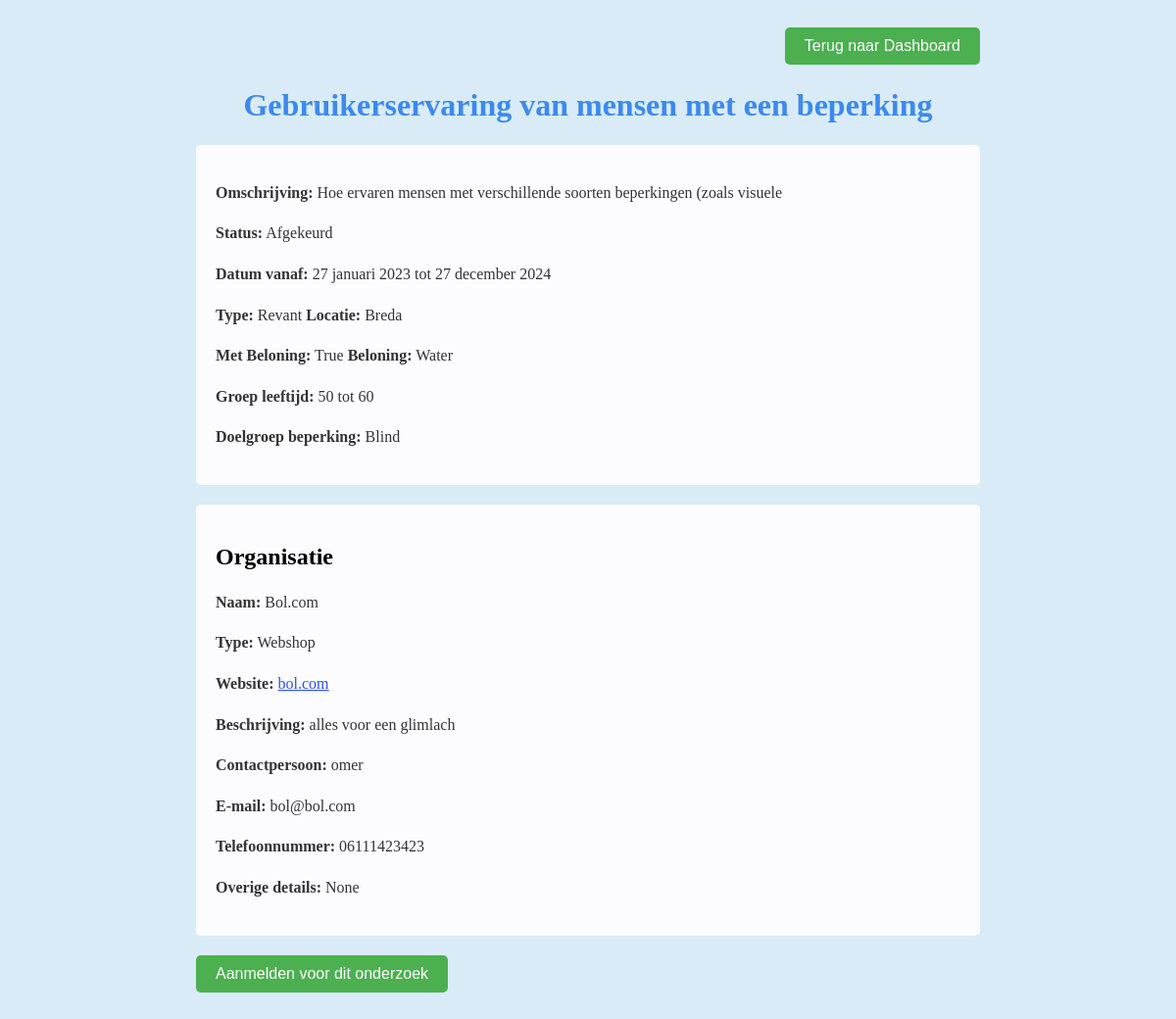
/ervaringsdeskundige/onderzoek/1/ (signed in), run on the app's committed database.
### core/models.py (models this page shows, shortened)
class Onderzoek(models.Model):
    onderzoek_id = models.AutoField(primary_key=True)
    titel = models.CharField(max_length=255)
    omschrijving = models.TextField(blank=True, null=True)
    status = models.CharField(max_length=50, blank=True, null=True)
    beschikbaar = models.BooleanField(default=True)
    datum_vanaf = models.DateField(blank=True, null=True)
    datum_tot = models.DateField(blank=True, null=True)
    type_onderzoek = models.CharField(max_length=50, blank=True, null=True)
    locatie = models.CharField(max_length=255, blank=True, null=True)
    met_beloning = models.BooleanField(default=False)
    beloning = models.CharField(max_length=255, blank=True, null=True)
    doelgroep_leeftijd_van = models.IntegerField(blank=True, null=True)
    doelgroep_leeftijd_tot = models.IntegerField(blank=True, null=True)
    doelgroep_beperking = models.CharField(max_length=255, blank=True, null=True)
    organisatie = models.ForeignKey(Organisaties, on_delete=models.CASCADE)
    class Meta:
        db_table = 'Onderzoek'

class Organisaties(models.Model):
    organisatie_id = models.AutoField(primary_key=True)
    naam = models.CharField(max_length=255)
    type = models.CharField(max_length=255, blank=True, null=True)
    website = models.URLField(blank=True, null=True)
    beschrijving = models.TextField(blank=True, null=True)
    contactpersoon = models.CharField(max_length=255, blank=True, null=True)
    email = models.EmailField(blank=True, null=True)
    telefoonnummer = models.CharField(max_length=20, blank=True, null=True)
    overige_details = models.TextField(blank=True, null=True)
    api_key = models.CharField(max_length=255, blank=True, null=True)
    class Meta:
        db_table = 'organisaties'

### ervaringsdeskundige/views.py (the view)
# urls.py: path('onderzoek/<int:onderzoek_id>/', views.onderzoek_details, name='onderzoek_details'),
@login_required()
def onderzoek_details(request, onderzoek_id):
    onderzoek = get_object_or_404(Onderzoek, onderzoek_id=onderzoek_id)
    organisatie = onderzoek.organisatie
    ervaringsdeskundige = Ervaringsdeskundige.objects.filter(gebruiker=request.user).first()
    is_aangemeld = False
    if ervaringsdeskundige:
        is_aangemeld = OnderzoekErvaringsdeskundige.objects.filter(
            onderzoek=onderzoek,
            ervaringsdeskundige=ervaringsdeskundige
        ).exists()
    context = {
        'onderzoek': onderzoek,
        'organisatie': organisatie,
        'is_aangemeld': is_aangemeld,
    }
    return render(request, 'onderzoek_details.html', context)

### ervaringsdeskundige/templates/onderzoek_details.html (shortened to what this page needs)
<!DOCTYPE html>
<html lang="nl">
<head>
    {% load static %}
    <link rel="stylesheet" href="{% static 'CSS/onderzoek_details.css' %}" type="text/css">
</head>
<body>
<div class="container">
    <button onclick="location.href='{% url 'dashboard_deskundige' %}';" class="terug-knop">Terug naar Dashboard</button>
    <h1>{{ onderzoek.titel }}</h1>
    <section class="onderzoek-details">
        <p><strong>Omschrijving:</strong> {{ onderzoek.omschrijving }}</p>
        <p><strong>Status:</strong> {{ onderzoek.status }}</p>
        <p><strong>Datum vanaf:</strong> {{ onderzoek.datum_vanaf }} tot {{ onderzoek.datum_tot }}</p>
        <p><strong>Type:</strong> {{ onderzoek.type_onderzoek }} <strong>Locatie:</strong> {{ onderzoek.locatie }}</p>
        <p><strong>Met Beloning:</strong> {{ onderzoek.met_beloning }} <strong>Beloning:</strong> {{ onderzoek.beloning }}</p>
        <p><strong>Groep leeftijd:</strong> {{ onderzoek.doelgroep_leeftijd_van }} tot {{ onderzoek.doelgroep_leeftijd_tot }}</p>
        <p><strong>Doelgroep beperking:</strong> {{ onderzoek.doelgroep_beperking }}</p>
    </section>
    <section class="organisatie-details">
        <h2>Organisatie</h2>
        <p><strong>Naam:</strong> {{ organisatie.naam }}</p>
        <p><strong>Type:</strong> {{ organisatie.type }}</p>
        <p><strong>Website:</strong> <a href="{{ organisatie.website }}">{{ organisatie.website }}</a></p>
        <p><strong>Beschrijving:</strong> {{ organisatie.beschrijving }}</p>
        <p><strong>Contactpersoon:</strong> {{ organisatie.contactpersoon }}</p>
        <p><strong>E-mail:</strong> {{ organisatie.email }}</p>
        <p><strong>Telefoonnummer:</strong> {{ organisatie.telefoonnummer }}</p>
        <p><strong>Overige details:</strong> {{ organisatie.overige_details }}</p>
    </section>
    {% if not is_aangemeld %}
        <form id="aanmeldForm" action="{% url 'aanmelden_voor_onderzoek' onderzoek_id=onderzoek.onderzoek_id %}" method="post">
            <button type="button" id="aanmeldButton" data-onderzoek-id="{{ onderzoek.onderzoek_id }}">Aanmelden voor dit onderzoek</button>
        </form>
    {% else %}
        <div id="deelnameBericht">
            <p>Je neemt deel aan dit onderzoek.</p>
            <button type="button" id="annuleerButton" data-onderzoek-id="{{ onderzoek.onderzoek_id }}">Annuleer deelname</button>
        </div>
    {% endif %}
</div>
</body>
</html>

### ervaringsdeskundige/static/CSS/onderzoek_details.css (style rules this page uses)
.container { position: relative; max-width: 800px; margin: 0 auto; padding: 20px; padding-top: 60px; }
body { background-color: #d9ebf7; }
.terug-knop { position: absolute; right: 20px; top: 20px; z-index: 10; margin-bottom: 20px; background-color: #4CAF50; color: white; padding: 10px 20px; border: none; border-radius: 5px; cursor: pointer; font-size: 1rem; }
button { background-color: #4CAF50; color: white; padding: 10px 20px; margin-bottom: 20px; border: none; border-radius: 5px; cursor: pointer; font-size: 1rem; }
h1 { color: rgb(60, 137, 238); text-align: center; font-size: 2rem; }
.onderzoek-details, .organisatie-details { background-color: #fcfcff; border-radius: 5px; padding: 20px; margin-bottom: 20px; }
.onderzoek-details p, .organisatie-details p { line-height: 1.6; color: #333; font-size: 1rem; }
a { color: #2b50ec; font-size: 1rem; }

### data on the page
Onderzoek: titel "Gebruikerservaring van mensen met een beperking", omschrijving "Hoe ervaren mensen met verschillende soorten beperkingen (zoals visuele", status "Afgekeurd", datum_vanaf "27 januari 2023", datum_tot "27 december 2024", type_onderzoek "Revant", locatie "Breda", met_beloning "True", beloning "Water", doelgroep_leeftijd_van "50", doelgroep_leeftijd_tot "60", doelgroep_beperking "Blind"
Organisaties: naam "Bol.com", type "Webshop", website "bol.com", beschrijving "alles voor een glimlach", contactpersoon "omer", email "bol@bol.com", telefoonnummer "06111423423", overige_details "None"
